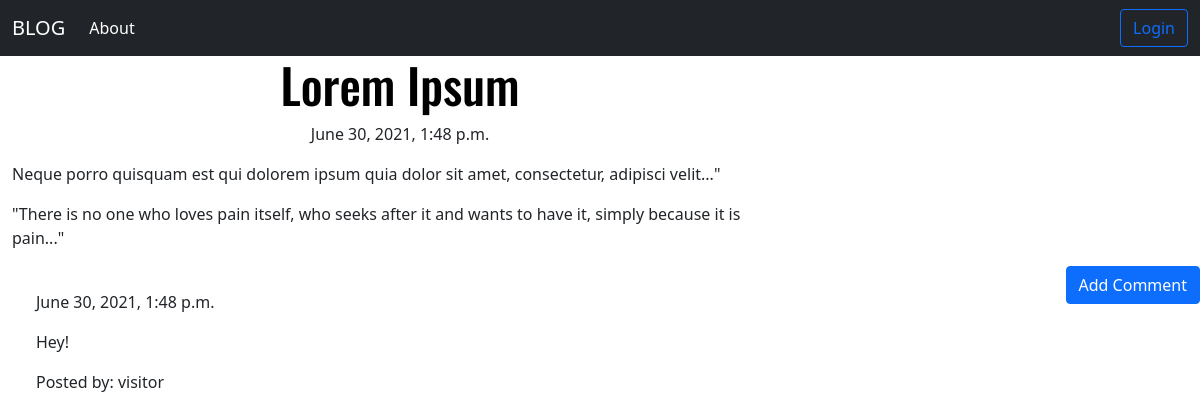
Screenshot of /post/7/ with the database file from the repository.
### blog/models.py (models this page shows, shortened)
class Post(models.Model):
	author = models.ForeignKey('auth.User', on_delete=models.PROTECT)
	title = models.CharField(max_length=200)
	text = models.TextField(max_length=2000)
	created_date = models.DateTimeField(default=timezone.now)
	published_date = models.DateTimeField(blank=True,null=True)

class Comment(models.Model):
	post = models.ForeignKey('blog.Post', related_name='comments', on_delete=models.CASCADE)
	author = models.CharField(max_length=200)
	text = models.TextField()
	created_date = models.DateTimeField(default=timezone.now)
	approved_comment = models.BooleanField(default=False)

### blog/views.py (the view)
# urls.py: path('post/<int:pk>/',views.PostDetailView.as_view(), name='post_detail'),
class PostDetailView(DetailView):
	model = Post

### blog/templates/blog/post_detail.html (shortened to what this page needs)
{% extends 'blog/base.html' %}
{% block content%}
	<h1 class='posttitle'> {{post.title}}</h1>
	{% if post.published_date %}
		<div class="date postdate">
			{{post.published_date}}
		</div>
	{% else %}
		<a href="{% url 'post_publish' pk=post.pk %}">
			<button type="button" class="btn btn-outline-info">Publish</button>
		</a>
	{% endif %}
		<p class="postcontent">{{post.text|safe|linebreaksbr}}</p>
	<a class="btn btn-primary btn-comment" href="{% url 'add_comment_to_post' pk=post.pk %}">Add Comment</a>
	<div class="container-fluid">
		{% for comment in post.comments.all %}
			<br>
			{% if user.is_authenticated or comment.approved_comment %}
				{{comment.created_date}}
				{{comment.text|safe|linebreaks}}
				<p>Posted by: {{comment.author}}</p>
			{%endif%}
			{% empty %}
			<p>No comments</p>
		{%endfor%}
	</div>
{% endblock %}

### blog/templates/blog/base.html (shortened to what this page needs)
<!DOCTYPE html>
{% load static %}
<html>
<head>
<link href="https://cdn.jsdelivr.net/npm/bootstrap@5.0.0-beta1/dist/css/bootstrap.min.css" rel="stylesheet">
<link rel="stylesheet" href="//cdn.jsdelivr.net/npm/medium-editor@latest/dist/css/medium-editor.min.css" type="text/css" media="screen" charset="utf-8">
<link rel="stylesheet" href="{% static 'css/blog.css' %}">
</head>
<body>
<nav class="navbar navbar-expand-lg navbar-dark bg-dark">
  <div class="container-fluid">
    		<a class="navbar-brand" href="{% url 'post_list' %}">BLOG</a>
    		<div class="collapse navbar-collapse" id="navbarSupportedContent">
      			<ul class="navbar-nav me-auto mb-2 mb-lg-0">
        			<li class="nav-item">
          				<a class="nav-link active" aria-current="page" href="{% url 'about' %}">About</a>
        			</li>
        		</ul>
				{% if user.is_authenticated %}
					<ul class="navbar-nav ms-auto mb-2 mb-lg-0">
						<li class="nav-item">
							<a class="nav-link active" aria-current="page" href="{% url 'post_new' %}">Create Post</a>
						</li>
						<li class="nav-item">
							<a class="nav-link active" aria-current="page" href="{% url 'post_draft_list' %}">Drafts</a>
						</li>
						<li class="nav-item">
							<a href="{% url 'logout' %}">
								<button type="button" class="btn btn-outline-primary">Logout</button>
							</a>
						</li>
						<li>
							<a>Welcome {{user.username}}</a>
						</li>
					</ul>
				{% else %}
					<ul class="navbar-nav ms-auto mb-2 mb-lg-0">
						<li class="nav-item ml-auto">
							<a class="navbar-link active" aria-current="page" href="{% url 'login' %}">
					 			<button type="button" class="btn btn-outline-primary">Login</button>
							</a>
						</li>
					</ul>
				{% endif %}
			</div>
	</div>
</nav>
<div class="content container-fluid">
	<div class="row">
		<div class="col-md-8">
			<div class="blog_posts">
				{% block content%}
				{% endblock %}
			</div>
		</div>
	</div>
</div>
</body>
</html>

### blog/static/css/blog.css (style rules this page uses)
.postdate { text-align: center; }
.posttitle { text-align: center; font-family: 'Oswald', sans-serif; font-size: 3em; color: black; }
.postcontent { text-align: center; font-family: 'Oswald', sans-serif; font-size: 1.5em; }
.btn-comment { position: absolute; right: 0px; }

### rows the page displays
Post: title "Lorem Ipsum", published_date "June 30, 2021, 1:48 p.m.", text "Neque porro quisquam est qui dolorem ipsum quia dolor sit amet, consectetur, adipisci velit...\" \"There is no one who loves pain itself, who seeks after it and wants to have it, simply because it is pain...\""
Comment: created_date "June 30, 2021, 1:48 p.m.", text "Hey!", author "visitor"
